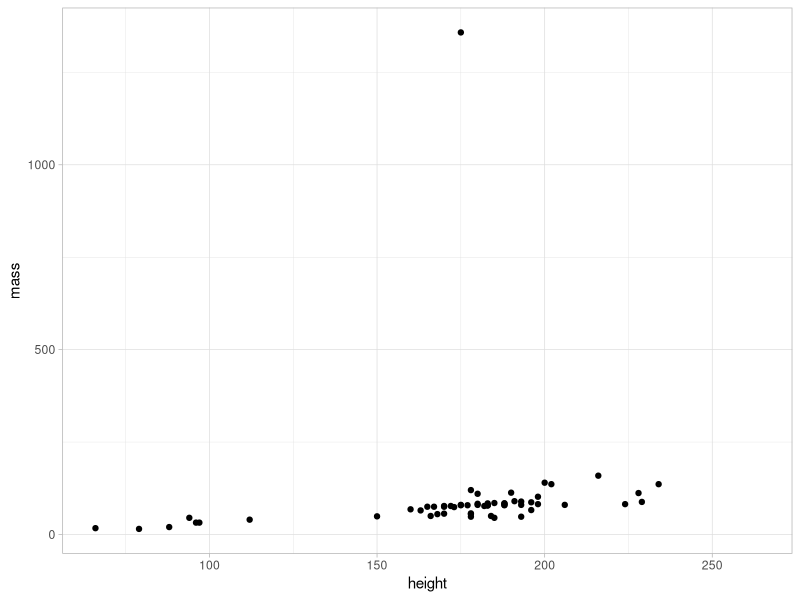

This chart was generated by the following R code:
## ---- chunk 1
library(tidyverse)
## ---- chunk 2
#| echo: true
1 + 1
## ---- chunk 3
#| code-line-numbers: "|2,4|5|6"
library(dplyr)
library(ggplot2)
g <- starwars |> 
  ggplot() +
  geom_point(aes(x = height, y = mass)) +
  theme_light()
## ---- chunk 4
#| fig.align: center
#| echo: true
g 
## ---- chunk 5
#| label: kable-ex
#| echo: false
#| eval: true
